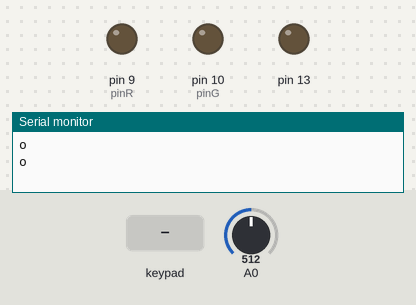
A sketch run on a simulated Arduino Uno, built with avr-gcc and run on an emulated ATmega328P. Parts: output pins drawn as LEDs (lit = HIGH), the last lines printed to the serial monitor. Dashed ring = blinking. The test bench sets the inputs (shaded band); at power-on: A0 = 512. Pins used as bus, display or sensor lines are not drawn.

Above: at 2.3 s.
2.4 s: key '0' pressed
At 4.0 s:
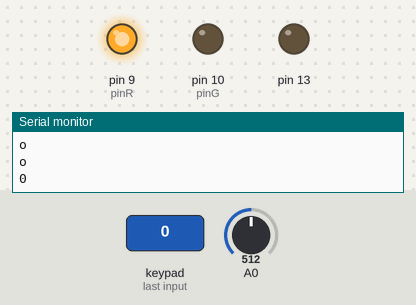
4.5 s: keypad keys 1 2 8 7 6 pressed 1.5 s apart
At 5.9 s:
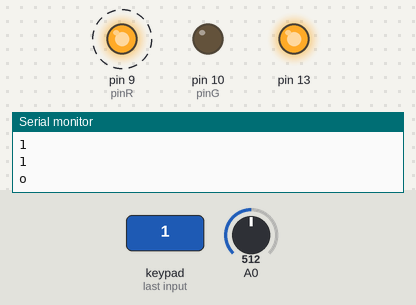
16.5 s: key '#' pressed
21.5 s: A0 set to 249
25.0 s: A0 set to 228
At 26.7 s:
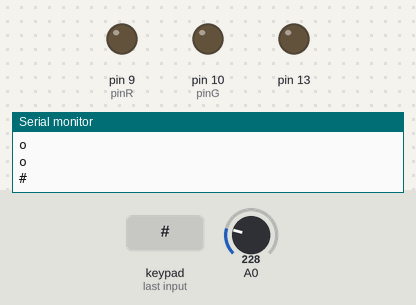
27.1 s: A0 set to 250
At 27.5 s:
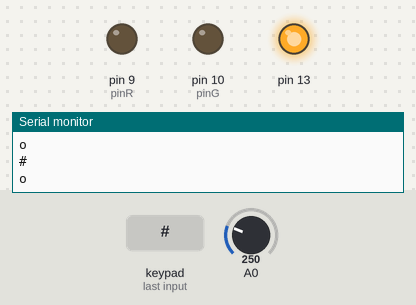
Timing chart, 0 to 32.1 s (numbered marks = the images above; inputs shaded):
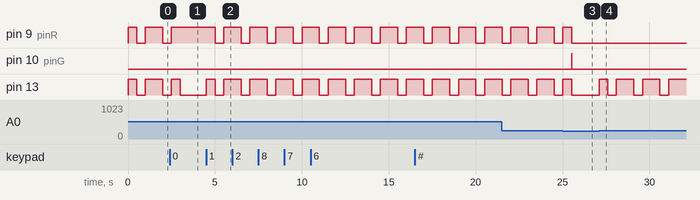

The sketch:

arduinoProgram.ino.ino
```cpp
/*

1 normal mode
2 youtube mode
3 discord mode
4 notification mode
0 disable

# turn off led
* mute alarm


*/


// Membránová klávesnice 4x4

// připojení knihovny
#include <Keypad.h>

#define pinR 9
#define pinG 10
#define pinB 11


bool led = true;
bool sound = true;
bool disabled = false;

int color[3] = {0, 0, 255};

// vytvoření proměnných údávajících
// počet řádků a sloupců klávesnice
const byte radky = 4;
const byte sloupce = 4;
// vytvoření pole s rozmístěním kláves
char keys[radky][sloupce] = {
  {'1','2','3','A'},
  {'4','5','6','B'},
  {'7','8','9','C'},
  {'*','0','#','D'}
};
// nastavení čísel pinů pro spojení s klávesnicí
byte pinyRadku[radky] = {12, 8, 7, 6};
byte pinySloupcu[sloupce] = {5, 4, 3, 2};

// vytvoření instance klavesnice z knihovny Keypad
Keypad klavesnice = Keypad( makeKeymap(keys), pinyRadku, pinySloupcu, radky, sloupce);

void setup() {
  // komunikace přes sériovou linku rychlostí 9600 baud
  Serial.begin(9600);
  pinMode(2, INPUT);
  pinMode(13, OUTPUT);

  setColor(); // blue
}

void loop() {
  // načtení hodnoty stisknuté klávesy do proměnné
  char klavesa = klavesnice.getKey();
  // kontrola obsahu proměnné se stisknutou klávesou
  // pokud bylo cokoli stisknuto, vytiskneme klávesu
  // po Sériové lince
  if (klavesa){
    //Serial.print("Stisknuta klavesa: ");
    Serial.println(klavesa);

    if (klavesa == '1') {
      Serial.println(1);
      color[0] = 0;
      color[1] = 0;
      color[2] = 255;

      setColor(); //blue

      disabled = false;
    }

    else if (klavesa == '2') {
      color[0] = 0;
      color[1] = 255;
      color[2] = 0;

      setColor(); //green

      disabled = false;
    }

    else if (klavesa == '3') {
      color[0] = 255;
      color[1] = 0;
      color[2] = 247;

      setColor(); //magenta

      disabled = false;
    }

    else if (klavesa == '4') {
      color[0] = 255;
      color[1] = 150;
      color[2] = 0;

      setColor(); //yellow

      disabled = false;
    }

    else if (klavesa == '0') {
      color[0] = 255;
      color[1] = 0;
      color[2] = 0;

      setColor(); //red

      disabled = true;
    }

    else if (klavesa == '#') {
      led = !led;

      setColor(); //last color
    }

    else if (klavesa == '*') {
      sound = !sound;

      if (sound) {
        digitalWrite(13, HIGH);
        delay(100);
        digitalWrite(13, LOW);
        delay(100);
        digitalWrite(13, HIGH);
        delay(100);
        digitalWrite(13, LOW);
      }
    }
  }


  //Serial.println(analogRead(A0));


  if (analogRead(A0) < 240) {  // closed
    //Serial.println('');
  }


  else {  // opened
    if (sound && led && !disabled) {  // blink and beep
      Serial.println('o');

      digitalWrite(13, HIGH);
      analogWrite(pinR, 255);
      analogWrite(pinG, 0);
      analogWrite(pinB, 0);

      delay(500);


      digitalWrite(13, LOW);
      analogWrite(pinR, 0);
      analogWrite(pinG, 0);
      analogWrite(pinB, 0);

      delay(500);

      digitalWrite(13, HIGH);
      analogWrite(pinR, 255);
      analogWrite(pinG, 0);
      analogWrite(pinB, 0);

      delay(500);

      digitalWrite(13, LOW);
      analogWrite(pinR, 0);
      analogWrite(pinG, 0);
      analogWrite(pinB, 0);
    }


    else if (sound && !disabled) {  // beep
      Serial.println('o');

      digitalWrite(13, HIGH);
      delay(500);
      digitalWrite(13, LOW);
      delay(500);
      digitalWrite(13, HIGH);
      delay(500);
      digitalWrite(13, LOW);
    }

    else if (led && !disabled) { // blink
      Serial.println('o');

      analogWrite(pinR, 255);
      analogWrite(pinG, 0);
      analogWrite(pinB, 0);

      delay(500);


      analogWrite(pinR, 0);
      analogWrite(pinG, 0);
      analogWrite(pinB, 0);

      delay(500);

      analogWrite(pinR, 255);
      analogWrite(pinG, 0);
      analogWrite(pinB, 0);

      delay(500);

      analogWrite(pinR, 0);
      analogWrite(pinG, 0);
      analogWrite(pinB, 0);
    }
  }
  setColor(); // set previous color

}

void setColor(){
  if (led == true) {
    analogWrite(pinR, color[0]);
    analogWrite(pinG, color[1]);
    analogWrite(pinB, color[2]);
  }

  else {
    analogWrite(pinR, 0);
    analogWrite(pinG, 0);
    analogWrite(pinB, 0);
  }
}
```

Measured:
- the behaviour switches between 240 and 239 on A0 (found by bisection; images 2 and 3)
- after the input at 2.4 s, pin 9 (pinR): goes on until 2.5 s, then stays HIGH
- after the input at 4.5 s, pin 9 (pinR): alternates HIGH for 1.0 s and LOW for 0.50 s, starting after 0.51 s; pin 13: LOW → HIGH at once, then repeats every 1.5 s: LOW 0.50 s, HIGH 1.0 s
- after the input at 25.0 s, pin 10 (pinG): LOW → HIGH after 0.52 s, → LOW 0.01 s later
- after the input at 27.1 s, pin 13: LOW → HIGH at once, then repeats every 1.5 s: LOW 0.50 s, HIGH 1.0 s
